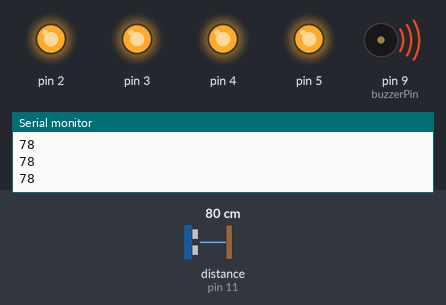
A sketch run on a simulated Arduino Uno, built with avr-gcc and run on an emulated ATmega328P. Parts: output pins drawn as LEDs (lit = HIGH), buzzer (waves = sounding), the last lines printed to the serial monitor. Wiring (inferred from the names in the program): ultrasonic range finder: trigger pin 12; echo pin 11. Dashed ring = blinking. Inputs (shaded band) come from the test bench; at power-on: distance to the obstacle (sensor on pin 11) 80 cm. The echo pulse lasts 58.3 µs per cm; pins used as bus, display or sensor lines are not drawn.

Above: at 1.2 s.
1.3 s: distance to the obstacle (sensor on pin 11) set to 28 cm
2.8 s: distance to the obstacle (sensor on pin 11) set to 23 cm
At 3.05 s:
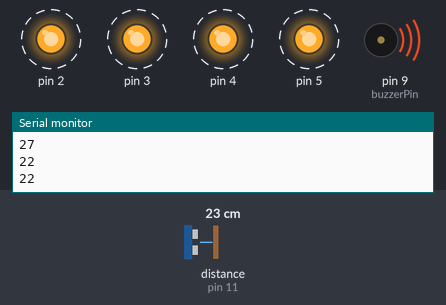
5.8 s: distance to the obstacle (sensor on pin 11) set to 250 cm
At 7.0 s:
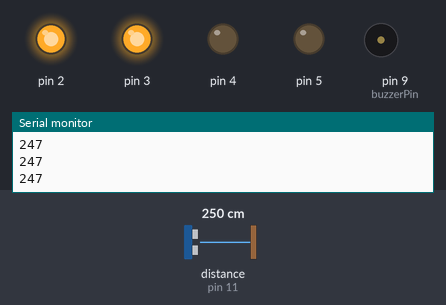
7.3 s: distance to the obstacle (sensor on pin 11) set to 237 cm
At 8.3 s:
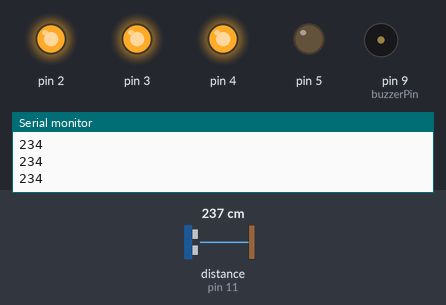
8.8 s: distance to the obstacle (sensor on pin 11) set to 207 cm
10.3 s: distance to the obstacle (sensor on pin 11) set to 199 cm
At 11.8 s:
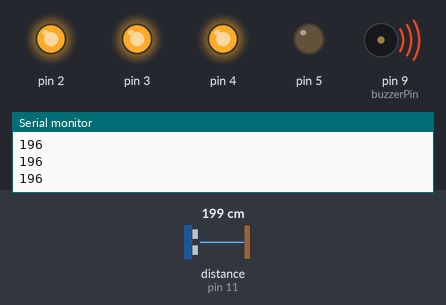
Timing chart, 0 to 12.9 s (numbered marks = the images above; inputs shaded):
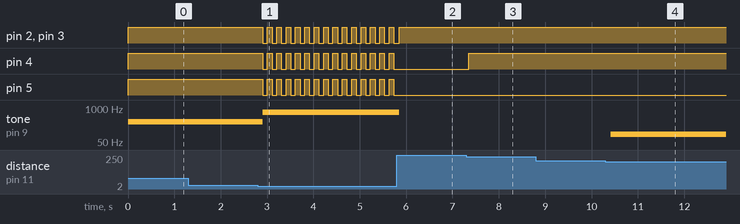

Measured:
- the behaviour switches between 27 and 26 cm on distance to the obstacle (sensor on pin 11) (found by bisection; images 0 and 1)
- the behaviour switches between 243 and 242 cm on distance to the obstacle (sensor on pin 11) (found by bisection; images 2 and 3)
- the behaviour switches between 204 and 203 cm on distance to the obstacle (sensor on pin 11) (found by bisection; images 3 and 4)
- after the input at 2.8 s, pin 2–5: alternates HIGH for 0.10 s and LOW for 0.10 s, starting after 0.10 s; tone on pin 9 (buzzerPin): 300 Hz → 700 Hz after 0.10 s
- after the input at 5.8 s, pin 2, pin 3: goes on until 5.8 s, then stays HIGH; pin 4, pin 5: stops changing and stays LOW; tone on pin 9 (buzzerPin): 700 Hz → silent after 0.05 s
- after the input at 7.3 s, pin 4: LOW → HIGH after 0.05 s
- after the input at 10.3 s, tone on pin 9 (buzzerPin): silent → 100 Hz after 0.11 s

The sketch:

E2.ino
```cpp
// (C) Amin Mahmoudifard, Yasamin Fazelidehkordi, Patrik Samcenko, group: 28 __ (2023)
// Work package 6
// Exercise 2
// Submission code: 65828 (provided by your TA-s)

//Define sensor pins.
#define trigPin 12
#define echoPin 11
#define buzzerPin 9
//Define distance thresholds, in cm.
#define maxDistance 200
#define distanceStep 60
#define criticalDistance 25

void setup(){
  //Initilise LED pins.
  DDRD = B00111100;
  PORTD = B00000000;
  //Initialise the buzzer pin.
  pinMode(buzzerPin, OUTPUT);
  //Initialise the proximity sensor pins.
  pinMode(trigPin, OUTPUT);
  pinMode(echoPin, INPUT);
  //Begin serial.
  Serial.begin(9600);
}

//Function to get the distance of the nearest object in front of the proximity sensor.
long getDistance(){
  //Initialise values to be read.
  long duration, cm;
  //Reset the sensor pin.
  digitalWrite(trigPin, LOW);
  delayMicroseconds(5);
  //Send out a 10 microsecond pulse.
  digitalWrite(trigPin, HIGH);
  delayMicroseconds(10);
  digitalWrite(trigPin, LOW);
  //Read the echo duration.
  duration = pulseIn(echoPin, HIGH);
  //Convert the duration to distance traveled.
  cm = duration * 0.034 / 2;
  //Print and return the result.
  Serial.println(cm);
  return cm;
}

//Function to update the lit LEDs, taking in distance as an argument.
void updateLights(int cm){
  //Reset the LED ports.
  PORTD = B00111100;
  //If the object is in critical range, delay to cause blinking.
  delay(100 * (cm <= criticalDistance));
  //Turn on the appropriate number of LEDs, or turn all LEDs of to cause blinking if the object is in critical range.
  (cm > criticalDistance) ? PORTD = PORTD >> (cm/distanceStep - 2) : PORTD = ~PORTD;
}

//Function to update the buzzer, taking in distance as an argument.
void updateBuzzer(int cm){
  //Turn the buzzer of if the nearest object is more than the maxDistance away, or appropriately increase its frequency, with an extra jolt when the object enters critical distance.
  (cm > maxDistance) ? noTone(buzzerPin) : tone(buzzerPin, ((maxDistance+distanceStep-cm)/distanceStep)*100 + 400 * (cm<=criticalDistance), 1000);
}

void loop(){
  //Get the distance of the nearest object in front of the proximity sensor.
  long distance = getDistance();
  //Update the LEDs and the buzzer, based on the distance.
  updateLights(distance);
  updateBuzzer(distance);
  //Delay for .1 second.
  delay(100);
}
```
